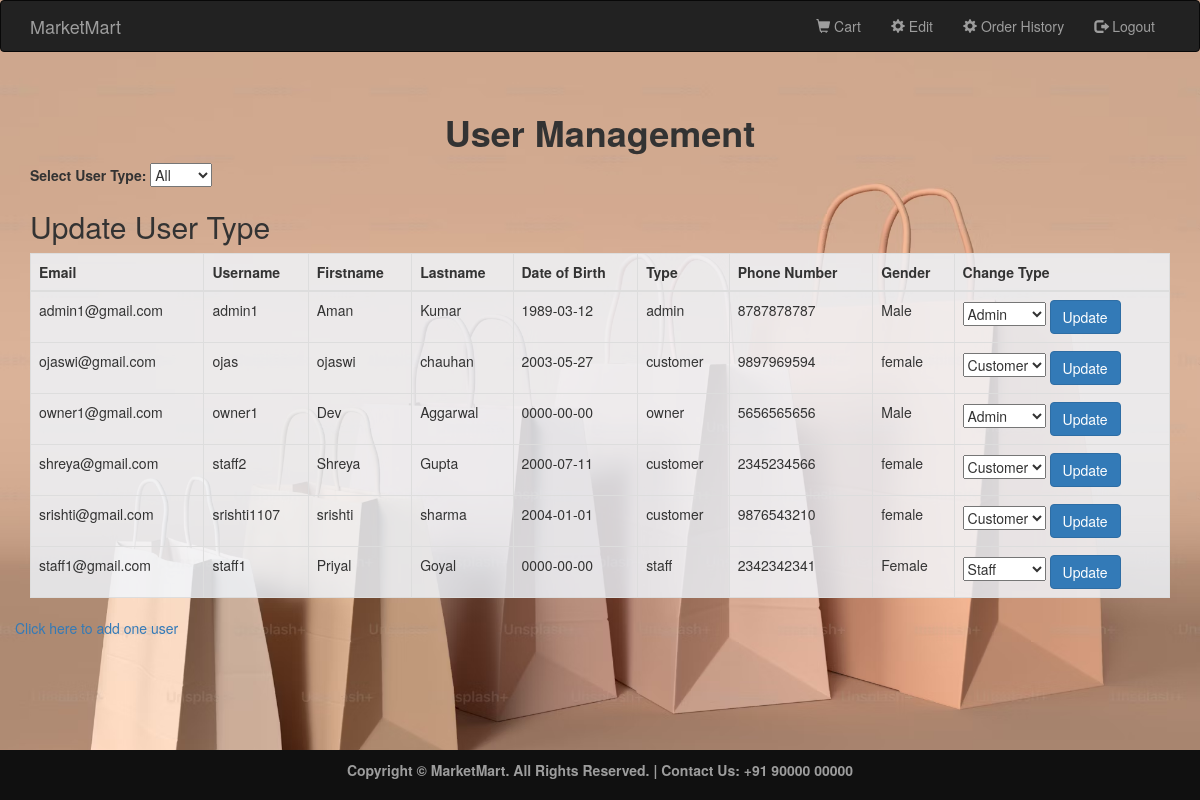
Page /promotion.php (signed in) on the committed database.
### tables this page shows
CREATE TABLE `user` (
  `email` varchar(100) NOT NULL,
  `username` varchar(100) NOT NULL,
  `firstname` varchar(100) NOT NULL,
  `lastname` varchar(100) NOT NULL,
  `dob` date NOT NULL,
  `type` char(10) NOT NULL,
  `phoneno` varchar(20) NOT NULL,
  `gender` char(10) NOT NULL,
  `password` varchar(100) NOT NULL
);

### promotion.php (the view, shortened to what this page needs)
<?php
require 'connection.php';
$user_query = "SELECT * FROM user";
$user_result = mysqli_query($con, $user_query);
?>
<!DOCTYPE html>
<html>
<head>
    <link rel="stylesheet" href="bootstrap/css/bootstrap.min.css" type="text/css">
    <link rel="stylesheet" href="css/style.css" type="text/css">
</head>
<body class="loginSignup">
    <?php require 'header.php'; ?>
    <div class="container">
        <div class="row">
            <div class="col-xs-12">
                <center>
                    <h1><b>User Management</b></h1>
                </center>
                <label for="userType">Select User Type:</label>
                <select id="userType" onchange="filterUsers()">
                    <option value="all">All</option>
                </select>
                <h2>Update User Type</h2>
                <form method="post">
                    <table class="table table-bordered">
                        <thead>
                            <tr>
                                <th>Email</th>
                                <th>Username</th>
                                <th>Firstname</th>
                                <th>Lastname</th>
                                <th>Date of Birth</th>
                                <th>Type</th>
                                <th>Phone Number</th>
                                <th>Gender</th>
                                <th>Change Type</th>
                            </tr>
                        </thead>
                        <tbody id="userTableBody">
                            <?php while ($user = mysqli_fetch_assoc($user_result)): ?>
                            <tr data-type="<?php echo htmlspecialchars($user['type']); ?>">
                                <td><?php echo htmlspecialchars($user['email']); ?></td>
                                <td><?php echo htmlspecialchars($user['username']); ?></td>
                                <td><?php echo htmlspecialchars($user['firstname']); ?></td>
                                <td><?php echo htmlspecialchars($user['lastname']); ?></td>
                                <td><?php echo htmlspecialchars($user['dob']); ?></td>
                                <td><?php echo htmlspecialchars($user['type']); ?></td>
                                <td><?php echo htmlspecialchars($user['phoneno']); ?></td>
                                <td><?php echo htmlspecialchars($user['gender']); ?></td>
                                <td>
                                    <select name="new_type">
                                        <option value="admin" <?php if ($user['type'] == 'admin') echo 'selected'; ?>>Admin</option>
                                        <option value="customer" <?php if ($user['type'] == 'customer') echo 'selected'; ?>>Customer</option>
                                        <option value="staff" <?php if ($user['type'] == 'staff') echo 'selected'; ?>>Staff</option>
                                    </select>
                                    <button type="submit" name="update_user_type" class="btn btn-primary">Update</button>
                                </td>
                            </tr>
                            <?php endwhile; ?>
                        </tbody>
                    </table>
                </form>
            </div>
            <div class="movetoother">
                <a href="addone.php"> Click here to add one user </a>
            </div>
        </div>
    </div>
    <?php require 'footer.php'; ?>
</body>
</html>

### css/style.css (style rules this page uses)
.loginSignup { background:url(../img/bg1.avif); background-color: #080808; background-size:cover; }
table { background-color: rgba(240, 248, 255, 0.8); }
html { min-height:100%; position:relative; }

### rows in the picture
user: email "admin1@gmail.com", username "admin1", firstname "Aman", lastname "Kumar", dob "1989-03-12", type "admin", phoneno "8787878787", gender "Male", new_type "Admin"
user: email "ojaswi@gmail.com", username "ojas", firstname "ojaswi", lastname "chauhan", dob "2003-05-27", type "customer", phoneno "9897969594", gender "female", new_type "Customer"
user: email "owner1@gmail.com", username "owner1", firstname "Dev", lastname "Aggarwal", dob "0000-00-00", type "owner", phoneno "5656565656", gender "Male"
user: email "shreya@gmail.com", username "staff2", firstname "Shreya", lastname "Gupta", dob "2000-07-11", type "customer", phoneno "2345234566", gender "female", new_type "Customer"
user: email "srishti@gmail.com", username "srishti1107", firstname "srishti", lastname "sharma", dob "2004-01-01", type "customer", phoneno "9876543210", gender "female", new_type "Customer"
user: email "staff1@gmail.com", username "staff1", firstname "Priyal", lastname "Goyal", dob "0000-00-00", type "staff", phoneno "2342342341", gender "Female", new_type "Staff"
